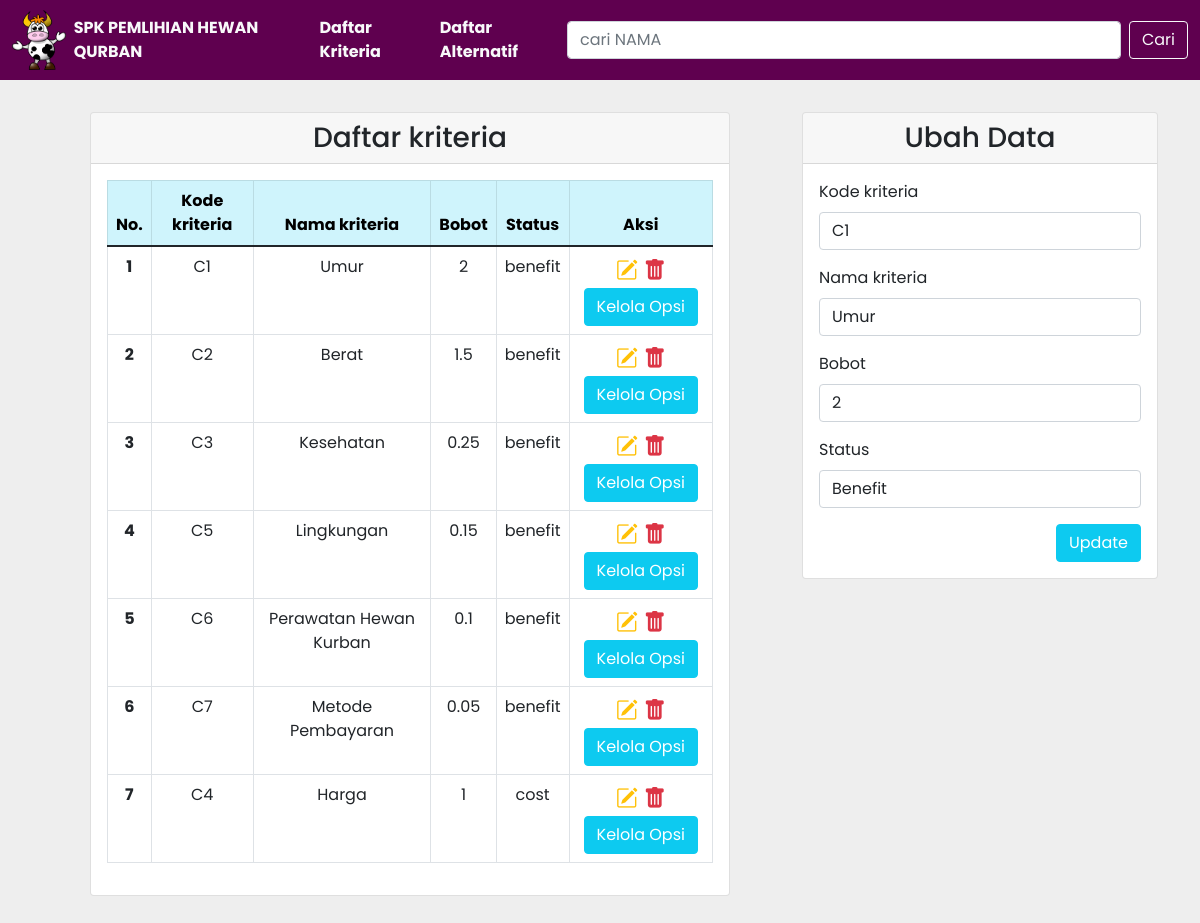
Page /kriteria.php?id=1 on the committed database.
### tables this page shows
CREATE TABLE `kriteria` (
  `kriteria_id` int(11) NOT NULL,
  `kriteria_kode` varchar(50) NOT NULL,
  `kriteria_nama` varchar(255) DEFAULT NULL,
  `bobot` float DEFAULT NULL,
  `status` varchar(50) DEFAULT NULL
);

### config/db.php (called while the page is built)
<?php
$DB_HOST = "localhost";
$DB_USERNAME = "root";
$DB_PASSWORD = "";
$DB_NAME = "db_tubes_spk";

### classes/DB.php (called while the page is built, shortened)
<?php
class DB
{
    private $hostname;
    private $username;
    private $password;
    private $dbname;
    private $conn;
    private $result;
    function __construct($hostname, $username, $password, $dbname)
    {
        $this->hostname = $hostname;
        $this->username = $username;
        $this->password = $password;
        $this->dbname = $dbname;
    }
    function open()
    {
        $this->conn = mysqli_connect($this->hostname, $this->username, $this->password, $this->dbname);
    }
    function execute($query)
    {
        $this->result = mysqli_query($this->conn, $query);
    }
    function getResult()
    {
        return mysqli_fetch_array($this->result);
    }
}

### classes/Kriteria.php (called while the page is built, shortened)
<?php
class Kriteria extends DB
{
    function getKriteria()
    {
        $query = "SELECT * FROM kriteria";
        return $this->execute($query);
    }
    function getKriteriaById($id)
    {
        $query = "SELECT * FROM kriteria WHERE kriteria_id=$id";
        return $this->execute($query);
    }
}

### kriteria.php (the view, shortened to what this page needs)
<?php
include('config/db.php');
include('classes/DB.php');
include('classes/kriteria.php');
include('classes/Template.php');
$kriteria = new Kriteria($DB_HOST, $DB_USERNAME, $DB_PASSWORD, $DB_NAME);
$kriteria->open();
$kriteria->getKriteria();
if (isset($_POST['btn-search'])) {
    $kriteria->searchKriteria($_POST['search']);
} else {
    $kriteria->getKriteria();
}
$header = '<tr>
<th scope="row">No.</th>
<th scope="row">Kode kriteria</th>
<th scope="row">Nama kriteria</th>
<th scope="row">Bobot</th>
<th scope="row">Status</th>
<th scope="row">Aksi</th>
</tr>';
$data = null;
$no = 1;
while ($div = $kriteria->getResult()) {
    $data .= '<tr>
    <th scope="row">' . $no . '</th>
    <td>' . $div['kriteria_kode'] . '</td>
    <td>' . $div['kriteria_nama'] . '</td>
    <td>' . $div['bobot'] . '</td>
    <td>' . $div['status'] . '</td>
    <td style="font-size: 22px;">
        <a href="kriteria.php?id=' . $div['kriteria_id'] . '" title="Edit Data"><i class="bi bi-pencil-square text-warning"></i></a>&nbsp;<a href="kriteria.php?hapus=' . $div['kriteria_id'] . '" title="Delete Data"><i class="bi bi-trash-fill text-danger"></i></a>
         <button type="" class="btn btn-info text-white" name="submit"
                                    id="submit">Kelola Opsi</button>
        </td>
    </tr>';
    $no++;
}
if (isset($_GET['id'])) {
    $id = $_GET['id'];
    if ($id > 0) {
        $kriteria->getKriteriaById($id);
    }
}

### classes/Template.php (shortened to what this page needs)
<?php
class Template
{
    var $content = '';
    function __construct($filename = '')
    {
        $this->content = implode('', @file($filename));
    }
    function clear()
    {
        $this->content = preg_replace("/DATA_[A-Z|_|0-9]+/", "", $this->content);
    }
    function write()
    {
        print $this->content;
    }
    function replace($old = '', $new = '')
    {
        if (is_int($new)) {
            $value = sprintf("%d", $new);
        } elseif (is_float($new)) {
            $value = sprintf("%f", $new);
        } elseif (is_array($new)) {
            $value = '';
            foreach ($new as $item) {
                $value .= $item . ' ';
            }
        } else {
            $value = $new;
        }
        $this->content = preg_replace("/$old/", $value, $this->content);
    }
}

### rows in the picture
kriteria: status (picture), kriteria_kode "C1", kriteria_nama "Umur", bobot "2", status "benefit", status "Benefit"
kriteria: kriteria_kode "C2", kriteria_nama "Berat", bobot "1.5", status "benefit"
kriteria: kriteria_kode "C3", kriteria_nama "Kesehatan", bobot "0.25", status "benefit"
kriteria: kriteria_kode "C5", kriteria_nama "Lingkungan", bobot "0.15", status "benefit"
kriteria: kriteria_kode "C6", kriteria_nama "Perawatan Hewan Kurban", bobot "0.1", status "benefit"
kriteria: kriteria_kode "C7", kriteria_nama "Metode Pembayaran", bobot "0.05", status "benefit"
kriteria: kriteria_kode "C4", kriteria_nama "Harga", bobot "1", status "cost"
